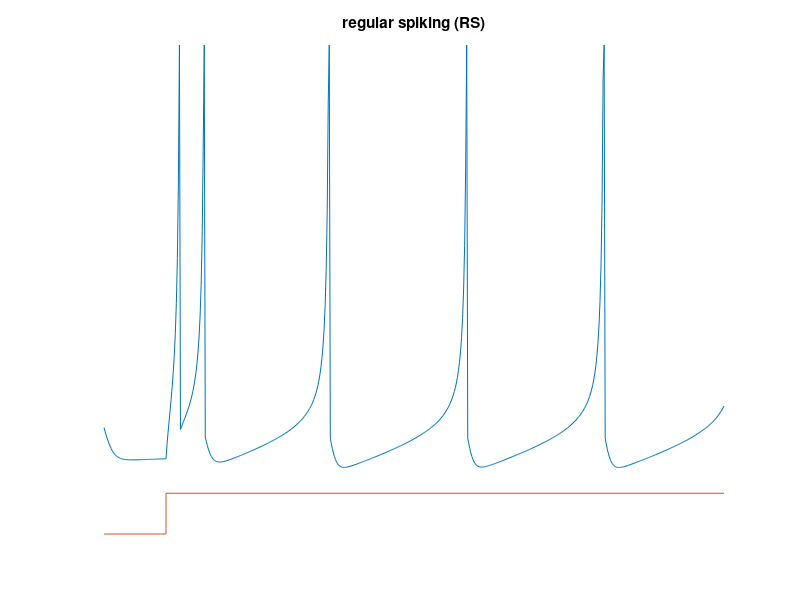
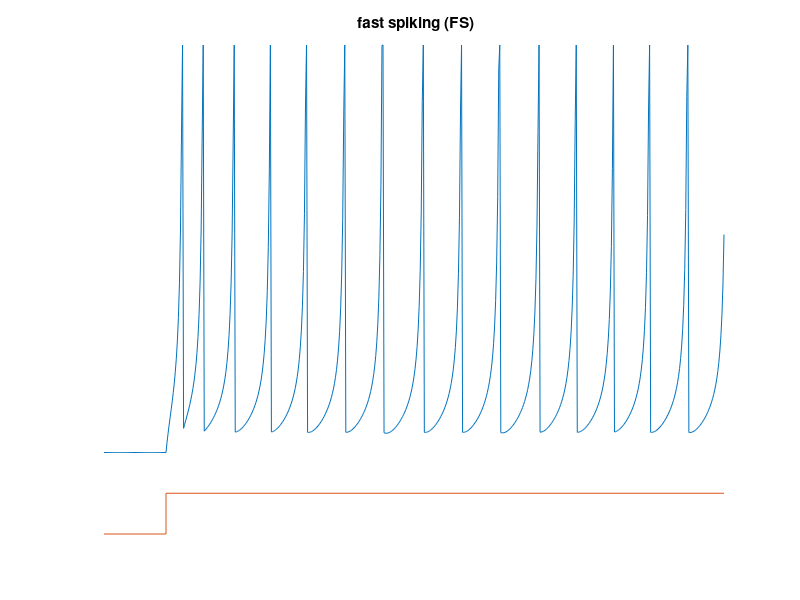
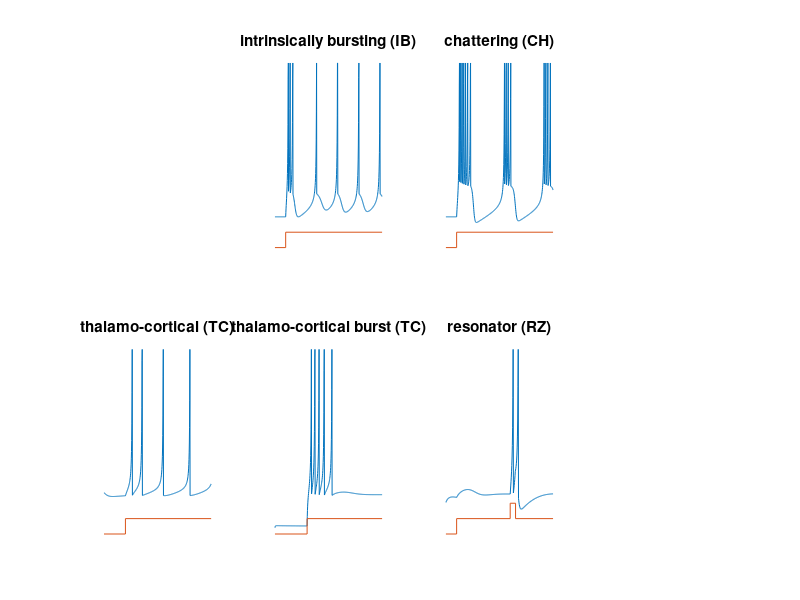
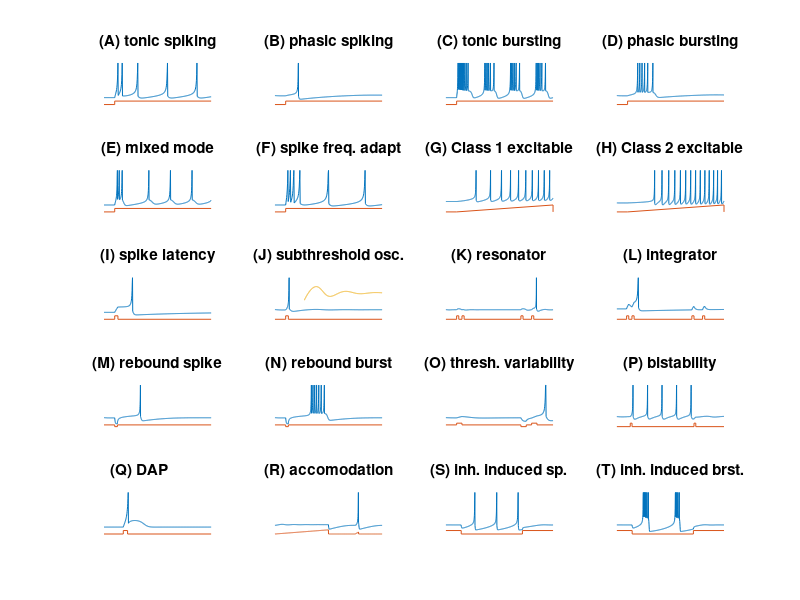

Write MATLAB code to recreate these figures, in order.
%   This MATLAB file generates figure 2 in the paper by 
%                   Izhikevich E.M. (2004) 
%           "Simple model of spiking neurons"
%
%          and figure 1 in the paper by
%               Izhikevich E.M. (2004) 
%   "Which Model to Use For Cortical Spiking Neurons?" 
%
%   use MATLAB R13 or later. November 2003. San Diego, CA 

%%
figure(1); clf;
%%%%%%%%%%%%%%% regular spiking (RS) %%%%%%%%%%%%%%%%%%%%%%
% subplot(2,4,1) 
a=0.02; b=0.2;  c=-65;  d=8;
V=-63;  u=b*V;
VV=[];  uu=[];
tau = 0.25; tspan = 0:tau:150;
T1=tspan(end)/10;
for t=tspan
    if (t>T1) 
        I=14;
    else
        I=0;
    end;
    V = V + tau*(0.04*V^2+5*V+140-u+I);
    u = u + tau*a*(b*V-u);
    if V > 30
        VV(end+1)=30;
        V = c;
        u = u + d;
    else
        VV(end+1)=V;
    end;
    uu(end+1)=u;
end;
plot(tspan,VV,[0 T1 T1 max(tspan)],-90+[0 0 10 10]);
axis([0 max(tspan) -90 30])
axis off;
title('regular spiking (RS)');

%%
%%%%%%%%%%%%%%% fast spiking (FS) %%%%%%%%%%%%%%%%%%%%%%
figure(2); clf;
a=0.1; b=0.2;  c=-65;  d=2;
V=-70;  u=b*V;
VV=[];  uu=[];
tau = 0.25; tspan = 0:tau:150;
T1=tspan(end)/10;
for t=tspan
    if (t>T1) 
        I=10;
    else
        I=0;
    end;
    V = V + tau*(0.04*V^2+5*V+140-u+I);
    u = u + tau*a*(b*V-u);
    if V > 30
        VV(end+1)=30;
        V = c;
        u = u + d;
    else
        VV(end+1)=V;
    end;
    uu(end+1)=u;
end;
plot(tspan,VV,[0 T1 T1 max(tspan)],-90+[0 0 10 10]);
axis([0 max(tspan) -90 30])
axis off;
title(' fast spiking (FS)');

%%
%%%%%%%%%%%%%%% low-threshold spiking (LTS) %%%%%%%%%%%%%%%%%%%%%%
figure(3); clf;
a=0.02; b=0.25;  c=-65;  d=2;
V=-63;  u=b*V;
VV=[];  uu=[];
tau = 0.25; tspan = 0:tau:250;
T1=1*tspan(end)/10;
for t=tspan
    if (t>T1) 
        I=10.0;
    else
        I=0;
    end;
    V = V + tau*(0.04*V^2+5*V+140-u+I);
    u = u + tau*a*(b*V-u);
    if V > 30
        VV(end+1)=30;
        V = c;
        u = u + d;
    else
        VV(end+1)=V;
    end;
    uu(end+1)=u;
end;
plot(tspan,VV,[0 T1 T1 max(tspan)],-90+[0 0 10 10]);
axis([0 max(tspan) -90 30])
axis off;
title('low-threshold spiking (LTS)');



%%
%%%%%%%%%%%%%%% intrinsically bursting (IB) %%%%%%%%%%%%%%%%%%%%%%
subplot(2,4,2) 
a=0.02; b=0.2;  c=-55;  d=4;
V=-70;  u=b*V;
VV=[];  uu=[];
tau = 0.25; tspan = 0:tau:150;
T1=tspan(end)/10;
for t=tspan
    if (t>T1) 
        I=11;%14;
    else
        I=0;
    end;
    V = V + tau*(0.04*V^2+5*V+140-u+I);
    u = u + tau*a*(b*V-u);
    if V > 30
        VV(end+1)=30;
        V = c;
        u = u + d;
    else
        VV(end+1)=V;
    end;
    uu(end+1)=u;
end;
plot(tspan,VV,[0 T1 T1 max(tspan)],-90+[0 0 10 10]);
axis([0 max(tspan) -90 30])
axis off;
title('intrinsically bursting (IB)');

%%%%%%%%%%%%%%% chattering (CH) %%%%%%%%%%%%%%%%%%%%%%
subplot(2,4,3) 
a=0.02; b=0.2;  c=-50;  d=2;
V=-70;  u=b*V;
VV=[];  uu=[];
tau = 0.25; tspan = 0:tau:150;
T1=tspan(end)/10;
for t=tspan
    if (t>T1) 
        I=10;
    else
        I=0;
    end;
    V = V + tau*(0.04*V^2+5*V+140-u+I);
    u = u + tau*a*(b*V-u);
    if V > 30
        VV(end+1)=30;
        V = c;
        u = u + d;
    else
        VV(end+1)=V;
    end;
    uu(end+1)=u;
end;
plot(tspan,VV,[0 T1 T1 max(tspan)],-90+[0 0 10 10]);
axis([0 max(tspan) -90 30])
axis off;
title('chattering (CH)');





%%%%%%%%%%%%%%% thalamo-cortical (TC) %%%%%%%%%%%%%%%%%%%%%%
subplot(2,4,5) 
a=0.02; b=0.25;  c=-65;  d=0.05;
V=-63;  u=b*V;
VV=[];  uu=[];
tau = 0.25; tspan = 0:tau:150;
T1=2*tspan(end)/10;
for t=tspan
    if (t>T1) 
        I=1.5;
    else
        I=0;
    end;
    V = V + tau*(0.04*V^2+5*V+140-u+I);
    u = u + tau*a*(b*V-u);
    if V > 30
        VV(end+1)=30;
        V = c;
        u = u + d;
    else
        VV(end+1)=V;
    end;
    uu(end+1)=u;
end;
plot(tspan,VV,[0 T1 T1 max(tspan)],-90+[0 0 10 10]);
axis([0 max(tspan) -90 30])
axis off;
title('thalamo-cortical (TC)');


%%%%%%%%%%%%%%% thalamo-cortical burst (TC) %%%%%%%%%%%%%%%%%%%%%%
subplot(2,4,6) 
a=0.02; b=0.25;  c=-65;  d=0.05;
V=-87;  u=b*V;
VV=[];  uu=[];
tau = 0.25; tspan = 0:tau:150;
T1=3*tspan(end)/10;
for t=tspan
    if (t>T1) 
        I=0.0;
    else
        I=-25;
    end;
    V = V + tau*(0.04*V^2+5*V+140-u+I);
    u = u + tau*a*(b*V-u);
    if V > 30
        VV(end+1)=30;
        V = c;
        u = u + d;
    else
        VV(end+1)=V;
    end;
    uu(end+1)=u;
end;
plot(tspan,VV,[0 T1 T1 max(tspan)],-90+[0 0 10 10]);
axis([0 max(tspan) -90 30])
axis off;
title('thalamo-cortical burst (TC)');

%%%%%%%%%%%%%%%%%%  resonator (RZ) %%%%%%%%%%%%%%%%%%%%%%%%
subplot(2,4,7) 
a=0.1;  b=0.26; c=-65;  d=2;
V=-70;  u=b*V;
VV=[];  uu=[];
tau = 0.25; tspan = 0:tau:100;
T1=tspan(end)/10;
T2=T1+50;
for t=tspan
    if ((t>T2) & (t<T2+5))
        I=10;
    elseif (t>T1)
        I=-0.5;
    else
        I=-2;
    end;
    V = V + tau*(0.04*V^2+5*V+140-u+I);
    u = u + tau*a*(b*V-u);
    if V > 30
        VV(end+1)=30;
        V = c;
        u = u + d;
    else
        VV(end+1)=V;
    end;
    uu(end+1)=u;
end;
plot(tspan,VV,[0 T1 T1 T2 T2 T2+5 T2+5 T2+5 max(tspan)],-90+[0 0 10 10 20 20 10 10 10]); 
axis([0 max(tspan) -90 30])
axis off;
title('resonator (RZ)');





%%
figure;

%%%%%%%%%%%%%%% (A) tonic spiking %%%%%%%%%%%%%%%%%%%%%%
subplot(5,4,1) 
a=0.02; b=0.2;  c=-65;  d=6;
V=-70;  u=b*V;
VV=[];  uu=[];
tau = 0.25; tspan = 0:tau:100;
T1=tspan(end)/10;
for t=tspan
    if (t>T1) 
        I=14;
    else
        I=0;
    end;
    V = V + tau*(0.04*V^2+5*V+140-u+I);
    u = u + tau*a*(b*V-u);
    if V > 30
        VV(end+1)=30;
        V = c;
        u = u + d;
    else
        VV(end+1)=V;
    end;
    uu(end+1)=u;
end;
plot(tspan,VV,[0 T1 T1 max(tspan)],-90+[0 0 10 10]);
axis([0 max(tspan) -90 30])
axis off;
title('(A) tonic spiking');

%%%%%%%%%%%%%%%%%% (B) phasic spiking %%%%%%%%%%%%%%%%%%%%%%%%%
subplot(5,4,2)%  
a=0.02; b=0.25; c=-65;  d=6;
V=-64; u=b*V;
VV=[];  uu=[];
tau = 0.25;tspan = 0:tau:200;
T1=20;
for t=tspan
    if (t>T1) 
        I=0.5;
    else
        I=0;
    end;
    V = V + tau*(0.04*V^2+5*V+140-u+I);
    u = u + tau*a*(b*V-u);
    if V > 30
        VV(end+1)=30;
        V = c;
        u = u + d;
    else
        VV(end+1)=V;
    end;
    uu(end+1)=u;
end;
plot(tspan,VV,[0 T1 T1 max(tspan)],-90+[0 0 10 10]);
axis([0 max(tspan) -90 30])
axis off;
title('(B) phasic spiking');

%%%%%%%%%%%%%% (C) tonic bursting %%%%%%%%%%%%%%%%%%%%%%%%%%%%
subplot(5,4,3)  
a=0.02; b=0.2;  c=-50;  d=2;
V=-70;  u=b*V;
VV=[];  uu=[];
tau = 0.25; tspan = 0:tau:220;
T1=22;
for t=tspan
    if (t>T1) 
        I=15;
    else
        I=0;
    end;
    V = V + tau*(0.04*V^2+5*V+140-u+I);
    u = u + tau*a*(b*V-u);
    if V > 30
        VV(end+1)=30;
        V = c;
        u = u + d;
    else
        VV(end+1)=V;
    end;
    uu(end+1)=u;
end;
plot(tspan,VV,[0 T1 T1 max(tspan)],-90+[0 0 10 10]);
axis([0 max(tspan) -90 30])
axis off;
title('(C) tonic bursting');

%%%%%%%%%%%%%%% (D) phasic bursting %%%%%%%%%%%%%%%%%%%%%%%%%%
subplot(5,4,4)   
a=0.02; b=0.25; c=-55;  d=0.05;
V=-64;  u=b*V;
VV=[];  uu=[];
tau = 0.2;  tspan = 0:tau:200;
T1=20;
for t=tspan
    if (t>T1) 
        I=0.6;
    else
        I=0;
    end;
    V = V + tau*(0.04*V^2+5*V+140-u+I);
    u = u + tau*a*(b*V-u);
    if V > 30
        VV(end+1)=30;
        V = c;
        u = u + d;
    else
        VV(end+1)=V;
    end;
    uu(end+1)=u;
end;
plot(tspan,VV,[0 T1 T1 max(tspan)],-90+[0 0 10 10]);
axis([0 max(tspan) -90 30])
axis off;
title('(D) phasic bursting');


%%%%%%%%%%%%%%% (E) mixed mode %%%%%%%%%%%%%%%%%%%%%%%%%
subplot(5,4,5) 
a=0.02; b=0.2;  c=-55;  d=4;
V=-70;  u=b*V;
VV=[];  uu=[];
tau = 0.25; tspan = 0:tau:160;
T1=tspan(end)/10;
for t=tspan
    if (t>T1) 
        I=10;
    else
        I=0;
    end;
    V = V + tau*(0.04*V^2+5*V+140-u+I);
    u = u + tau*a*(b*V-u);
    if V > 30
        VV(end+1)=30;
        V = c;
        u = u + d;
    else
        VV(end+1)=V;
    end;
    uu(end+1)=u;
end;
plot(tspan,VV,[0 T1 T1 max(tspan)],-90+[0 0 10 10]);
axis([0 max(tspan) -90 30])
axis off;
title('(E) mixed mode');


%%%%%%%%%%%%%%%% (F) spike freq. adapt %%%%%%%%%%%%%%%%%%%%%%%%
subplot(5,4,6)  
a=0.01; b=0.2;  c=-65;  d=8;
V=-70;  u=b*V;
VV=[];  uu=[];
tau = 0.25; tspan = 0:tau:85;
T1=tspan(end)/10;
for t=tspan
    if (t>T1) 
        I=30;
    else
        I=0;
    end;
    V = V + tau*(0.04*V^2+5*V+140-u+I);
    u = u + tau*a*(b*V-u);
    if V > 30
        VV(end+1)=30;
        V = c;
        u = u + d;
    else
        VV(end+1)=V;
    end;
    uu(end+1)=u;
end;
plot(tspan,VV,[0 T1 T1 max(tspan)],-90+[0 0 10 10]);
axis([0 max(tspan) -90 30])
axis off;
title('(F) spike freq. adapt');

%%%%%%%%%%%%%%%%% (G) Class 1 exc. %%%%%%%%%%%%%%%%%%%%%%%%%%
subplot(5,4,7)  
a=0.02; b=-0.1; c=-55; d=6;
V=-60; u=b*V;
VV=[]; uu=[];
tau = 0.25; tspan = 0:tau:300;
T1=30;
for t=tspan
    if (t>T1) 
        I=(0.075*(t-T1)); 
    else
        I=0;
    end;
    V = V + tau*(0.04*V^2+4.1*V+108-u+I);
    u = u + tau*a*(b*V-u);
    if V > 30
        VV(end+1)=30;
        V = c;
        u = u + d;
    else
        VV(end+1)=V;
    end;
    uu(end+1)=u;
end;
plot(tspan,VV,[0 T1 max(tspan) max(tspan)],-90+[0 0 20 0]);
axis([0 max(tspan) -90 30])
axis off;
title('(G) Class 1 excitable');

%%%%%%%%%%%%%%%%%% (H) Class 2 exc. %%%%%%%%%%%%%%%%%%%%%%%%%%
subplot(5,4,8)  
a=0.2;  b=0.26; c=-65;  d=0;
V=-64;  u=b*V;
VV=[];  uu=[];
tau = 0.25; tspan = 0:tau:300;
T1=30;
for t=tspan
    if (t>T1) 
        I=-0.5+(0.015*(t-T1)); 
    else
        I=-0.5;
    end;
    V = V + tau*(0.04*V^2+5*V+140-u+I);
    u = u + tau*a*(b*V-u);
    if V > 30
        VV(end+1)=30;
        V = c;
        u = u + d;
    else
        VV(end+1)=V;
    end;
    uu(end+1)=u;
end;
plot(tspan,VV,[0 T1 max(tspan) max(tspan)],-90+[0 0 20 0]);
axis([0 max(tspan) -90 30])
axis off;
title('(H) Class 2 excitable');

%%%%%%%%%%%%%%%%% (I) spike latency %%%%%%%%%%%%%%%%%%%%%%%%%%%%
subplot(5,4,9) 
a=0.02; b=0.2;  c=-65;  d=6;
V=-70;  u=b*V;
VV=[];  uu=[];
tau = 0.2; tspan = 0:tau:100;
T1=tspan(end)/10;
for t=tspan
    if t>T1 & t < T1+3 
        I=7.04;
    else
        I=0;
    end;
    V = V + tau*(0.04*V^2+5*V+140-u+I);
    u = u + tau*a*(b*V-u);
    if V > 30
        VV(end+1)=30;
        V = c;
        u = u + d;
    else
        VV(end+1)=V;
    end;
    uu(end+1)=u;
end;
plot(tspan,VV,[0 T1 T1 T1+3 T1+3 max(tspan)],-90+[0 0 10 10 0 0]);
axis([0 max(tspan) -90 30])
axis off;
title('(I) spike latency');


%%%%%%%%%%%%%%%%% (J) subthresh. osc. %%%%%%%%%%%%%%%%%%%%%%%%%%%
subplot(5,4,10) 
a=0.05; b=0.26; c=-60;  d=0;
V=-62;  u=b*V;
VV=[];  uu=[];
tau = 0.25; tspan = 0:tau:200;
T1=tspan(end)/10;
for t=tspan
    if (t>T1) & (t < T1+5) 
        I=2;
    else
        I=0;
    end;
    V = V + tau*(0.04*V^2+5*V+140-u+I);
    u = u + tau*a*(b*V-u);
    if V > 30
        VV(end+1)=30;
        V = c;
        u = u + d;
    else
        VV(end+1)=V;
    end;
    uu(end+1)=u;
end;
plot(tspan,VV,[0 T1 T1 (T1+5) (T1+5) max(tspan)],-90+[0 0 10 10 0 0],...
      tspan(220:end),-10+20*(VV(220:end)-mean(VV)));
axis([0 max(tspan) -90 30])
axis off;
title('(J) subthreshold osc.');


%%%%%%%%%%%%%%%%%% (K) resonator %%%%%%%%%%%%%%%%%%%%%%%%
subplot(5,4,11) 
a=0.1;  b=0.26; c=-60;  d=-1;
V=-62;  u=b*V;
VV=[];  uu=[];
tau = 0.25; tspan = 0:tau:400;
T1=tspan(end)/10;
T2=T1+20;
T3 = 0.7*tspan(end);
T4 = T3+40;
for t=tspan
    if ((t>T1) & (t < T1+4)) | ((t>T2) & (t < T2+4)) | ((t>T3) & (t < T3+4)) | ((t>T4) & (t < T4+4)) 
        I=0.65;
    else
        I=0;
    end;
    V = V + tau*(0.04*V^2+5*V+140-u+I);
    u = u + tau*a*(b*V-u);
    if V > 30
        VV(end+1)=30;
        V = c;
        u = u + d;
    else
        VV(end+1)=V;
    end;
    uu(end+1)=u;
end;
plot(tspan,VV,[0 T1 T1 (T1+8) (T1+8) T2 T2 (T2+8) (T2+8) T3 T3 (T3+8) (T3+8) T4 T4 (T4+8) (T4+8) max(tspan)],-90+[0 0 10 10 0 0 10 10 0 0 10 10 0 0 10 10 0 0]);
axis([0 max(tspan) -90 30])
axis off;
title('(K) resonator');

%%%%%%%%%%%%%%%% (L) integrator %%%%%%%%%%%%%%%%%%%%%%%%
subplot(5,4,12) 
a=0.02; b=-0.1; c=-55; d=6;
V=-60; u=b*V;
VV=[];  uu=[];
tau = 0.25; tspan = 0:tau:100;
T1=tspan(end)/11;
T2=T1+5;
T3 = 0.7*tspan(end);
T4 = T3+10;
for t=tspan
    if ((t>T1) & (t < T1+2)) | ((t>T2) & (t < T2+2)) | ((t>T3) & (t < T3+2)) | ((t>T4) & (t < T4+2)) 
        I=9;
    else
        I=0;
    end;
    V = V + tau*(0.04*V^2+4.1*V+108-u+I);
    u = u + tau*a*(b*V-u);
    if V > 30
        VV(end+1)=30;
        V = c;
        u = u + d;
    else
        VV(end+1)=V;
    end;
    uu(end+1)=u;
end;
plot(tspan,VV,[0 T1 T1 (T1+2) (T1+2) T2 T2 (T2+2) (T2+2) T3 T3 (T3+2) (T3+2) T4 T4 (T4+2) (T4+2) max(tspan)],-90+[0 0 10 10 0 0 10 10 0 0 10 10 0 0 10 10 0 0]);
axis([0 max(tspan) -90 30])
axis off;
title('(L) integrator');

%%%%%%%%%%%%%%%%% (M) rebound spike %%%%%%%%%%%%%%%%%%%%%%%%%%%%
subplot(5,4,13)  
a=0.03; b=0.25; c=-60;  d=4;
V=-64;  u=b*V;
VV=[];  uu=[];
tau = 0.2;  tspan = 0:tau:200;
T1=20;
for t=tspan
    if (t>T1) & (t < T1+5) 
        I=-15;
    else
        I=0;
    end;
    V = V + tau*(0.04*V^2+5*V+140-u+I);
    u = u + tau*a*(b*V-u);
    if V > 30
        VV(end+1)=30;
        V = c;
        u = u + d;
    else
        VV(end+1)=V;
    end;
    uu(end+1)=u;
end;
plot(tspan,VV,[0 T1 T1 (T1+5) (T1+5) max(tspan)],-85+[0 0 -5 -5 0 0]);
axis([0 max(tspan) -90 30])
axis off;
title('(M) rebound spike');

%%%%%%%%%%%%%%%%% (N) rebound burst %%%%%%%%%%%%%%%%%%%%%%%%%%%%
subplot(5,4,14)  
a=0.03; b=0.25; c=-52;  d=0;
V=-64;  u=b*V;
VV=[];  uu=[];
tau = 0.2;  tspan = 0:tau:200;
T1=20;
for t=tspan
    if (t>T1) & (t < T1+5) 
        I=-15;
    else
        I=0;
    end;
    V = V + tau*(0.04*V^2+5*V+140-u+I);
    u = u + tau*a*(b*V-u);
    if V > 30
        VV(end+1)=30;
        V = c;
        u = u + d;
    else
        VV(end+1)=V;
    end;
    uu(end+1)=u;
end;
plot(tspan,VV,[0 T1 T1 (T1+5) (T1+5) max(tspan)],-85+[0 0 -5 -5 0 0]);
axis([0 max(tspan) -90 30])
axis off;
title('(N) rebound burst');

%%%%%%%%%%%%%%%%% (O) thresh. variability %%%%%%%%%%%%%%%%%%%%%%%%%%
subplot(5,4,15)  
a=0.03; b=0.25; c=-60;  d=4;
V=-64;  u=b*V;
VV=[];  uu=[];
tau = 0.25; tspan = 0:tau:100;
for t=tspan
   if ((t>10) & (t < 15)) | ((t>80) & (t < 85)) 
        I=1;
    elseif (t>70) & (t < 75)
        I=-6;
    else
        I=0;
    end;
    V = V + tau*(0.04*V^2+5*V+140-u+I);
    u = u + tau*a*(b*V-u);
    if V > 30
        VV(end+1)=30;
        V = c;
        u = u + d;
    else
        VV(end+1)=V;
    end;
    uu(end+1)=u;
end;
plot(tspan,VV,[0 10 10 15 15 70 70 75 75 80 80 85 85 max(tspan)],...
          -85+[0 0  5  5  0  0  -5 -5 0  0  5  5  0  0]);
axis([0 max(tspan) -90 30])
axis off;
title('(O) thresh. variability');


%%%%%%%%%%%%%% (P) bistability %%%%%%%%%%%%%%%%%%%%%%%%%%
subplot(5,4,16) 
a=0.1;  b=0.26; c=-60;  d=0;
V=-61;  u=b*V;
VV=[];  uu=[];
tau = 0.25; tspan = 0:tau:300;
T1=tspan(end)/8;
T2 = 216;
for t=tspan
    if ((t>T1) & (t < T1+5)) | ((t>T2) & (t < T2+5)) 
        I=1.24;
    else
        I=0.24;
    end;
    V = V + tau*(0.04*V^2+5*V+140-u+I);
    u = u + tau*a*(b*V-u);
    if V > 30
        VV(end+1)=30;
        V = c;
        u = u + d;
    else
        VV(end+1)=V;
    end;
    uu(end+1)=u;
end;
plot(tspan,VV,[0 T1 T1 (T1+5) (T1+5) T2 T2 (T2+5) (T2+5) max(tspan)],-90+[0 0 10 10 0 0 10 10 0 0]);
axis([0 max(tspan) -90 30])
axis off;
title('(P) bistability');


%%%%%%%%%%%%%% (Q) DAP %%%%%%%%%%%%%%%%%%%%%%%%%%
subplot(5,4,17) 
a=1;  b=0.2; c=-60;  d=-21;
V=-70;  u=b*V;
VV=[];  uu=[];
tau = 0.1; tspan = 0:tau:50;
T1 = 10;
for t=tspan
     if abs(t-T1)<1 
        I=20;
    else
        I=0;
    end;
    V = V + tau*(0.04*V^2+5*V+140-u+I);
    u = u + tau*a*(b*V-u);
    if V > 30
        VV(end+1)=30;
        V = c;
        u = u + d;
    else
        VV(end+1)=V;
    end;
    uu(end+1)=u;
end;
plot(tspan,VV,[0 T1-1 T1-1 T1+1 T1+1 max(tspan)],-90+[0 0 10 10 0 0]);
axis([0 max(tspan) -90 30])
axis off;
title('(Q) DAP         ');



%%%%%%%%%%%%%% (R) accomodation %%%%%%%%%%%%%%%%%%%%%%%%%%
subplot(5,4,18) 
a=0.02;  b=1; c=-55;  d=4;
V=-65;  u=-16;
VV=[];  uu=[];  II=[];
tau = 0.5; tspan = 0:tau:400;
for t=tspan
    if (t < 200)
        I=t/25;
    elseif t < 300
        I=0;
    elseif t < 312.5
        I=(t-300)/12.5*4;
    else
        I=0;
    end;
    V = V + tau*(0.04*V^2+5*V+140-u+I);
    u = u + tau*a*(b*(V+65));
    if V > 30
        VV(end+1)=30;
        V = c;
        u = u + d;
    else
        VV(end+1)=V;
    end;
    uu(end+1)=u;
    II(end+1)=I;
end;
plot(tspan,VV,tspan,II*1.5-90);
axis([0 max(tspan) -90 30])
axis off;
title('(R) accomodation');

%%%%%%%%%%%%%% (S) inhibition induced spiking %%%%%%%%%%%%%%%%%%%%%%%%%%
subplot(5,4,19) 
a=-0.02;  b=-1; c=-60;  d=8;
V=-63.8;  u=b*V;
VV=[];  uu=[];
tau = 0.5; tspan = 0:tau:350;
for t=tspan
       if (t < 50) | (t>250)
        I=80;
    else
        I=75;
    end;
    V = V + tau*(0.04*V^2+5*V+140-u+I);
    u = u + tau*a*(b*V-u);
    if V > 30
        VV(end+1)=30;
        V = c;
        u = u + d;
    else
        VV(end+1)=V;
    end;
    uu(end+1)=u;
end;
plot(tspan,VV,[0 50 50 250 250 max(tspan)],-80+[0 0 -10 -10 0 0]);
axis([0 max(tspan) -90 30])
axis off;
title('(S) inh. induced sp.');

%%%%%%%%%%%%%% (T) inhibition induced bursting %%%%%%%%%%%%%%%%%%%%%%%%%%
subplot(5,4,20) 
a=-0.026;  b=-1; c=-45;  d=-2;
V=-63.8;  u=b*V;
VV=[];  uu=[];
tau = 0.5; tspan = 0:tau:350;
for t=tspan
       if (t < 50) | (t>250)
        I=80;
    else
        I=75;
    end;
    V = V + tau*(0.04*V^2+5*V+140-u+I);
    u = u + tau*a*(b*V-u);
    if V > 30
        VV(end+1)=30;
        V = c;
        u = u + d;
    else
        VV(end+1)=V;
    end;
    uu(end+1)=u;
end;
plot(tspan,VV,[0 50 50 250 250 max(tspan)],-80+[0 0 -10 -10 0 0]);
axis([0 max(tspan) -90 30])
axis off;
title('(T) inh. induced brst.');
%%%%%%%%%%%%%%%%%%%%%%%%%%%%%%%%%%%%%%%%%%%%%%%%%%%%%%%%%%%%%%%%%%%%%%%%%%

set(gcf,'Units','normalized','Position',[0.3 0.1 0.6 0.8]);
 